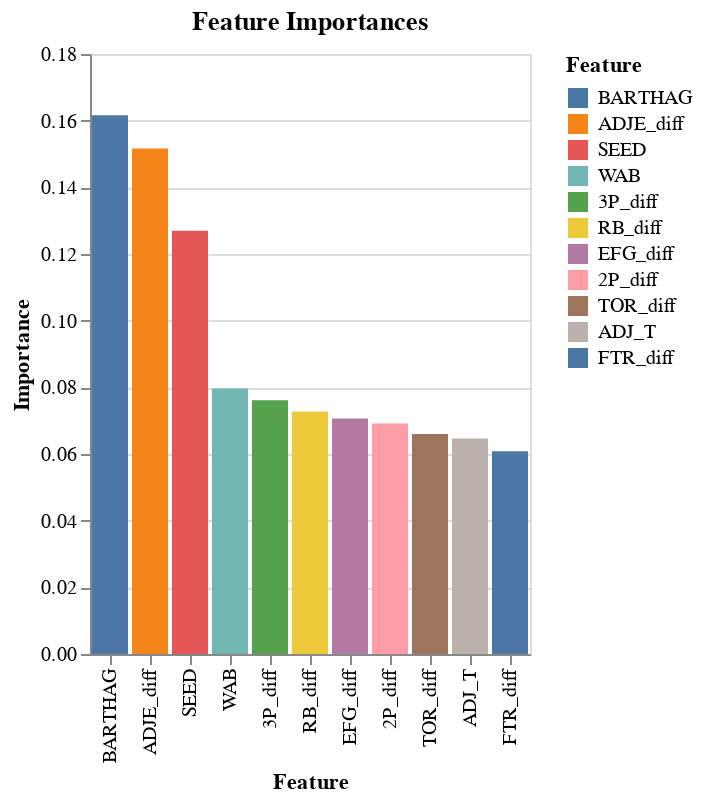

Notebook code cell kept with this figure:
### Code cell
alt.Chart(bo_sorted).mark_bar().encode(
    x = alt.X("Feature:N", sort=None),
    y = "Importance:Q",
    color = alt.Color("Feature:N", sort=None),
    tooltip = "Importance"
).properties(
    title = "Feature Importances"
)

### Figure 1 — Vega-Lite specification as saved in the notebook (floating-point values rounded to 4 significant figures)
{"config": {"view": {"continuousWidth": 400, "continuousHeight": 300}}, "data": {"name": "data-2d384ba04537fcb9a35de2b4847f4208"}, "mark": "bar", "encoding": {"color": {"field": "Feature", "sort": null, "type": "nominal"}, "tooltip": {"field": "Importance", "type": "quantitative"}, "x": {"field": "Feature", "sort": null, "type": "nominal"}, "y": {"field": "Importance", "type": "quantitative"}}, "title": "Feature Importances", "$schema": "https://vega.github.io/schema/vega-lite/v4.17.0.json", "datasets": {"data-2d384ba04537fcb9a35de2b4847f4208": [{"Feature": "BARTHAG", "Importance": 0.1617}, {"Feature": "ADJE_diff", "Importance": 0.1516}, {"Feature": "SEED", "Importance": 0.127}, {"Feature": "WAB", "Importance": 0.07964}, {"Feature": "3P_diff", "Importance": 0.07609}, {"Feature": "RB_diff", "Importance": 0.07274}, {"Feature": "EFG_diff", "Importance": 0.07063}, {"Feature": "2P_diff", "Importance": 0.06912}, {"Feature": "TOR_diff", "Importance": 0.06598}, {"Feature": "ADJ_T", "Importance": 0.06467}, {"Feature": "FTR_diff", "Importance": 0.06086}]}}
